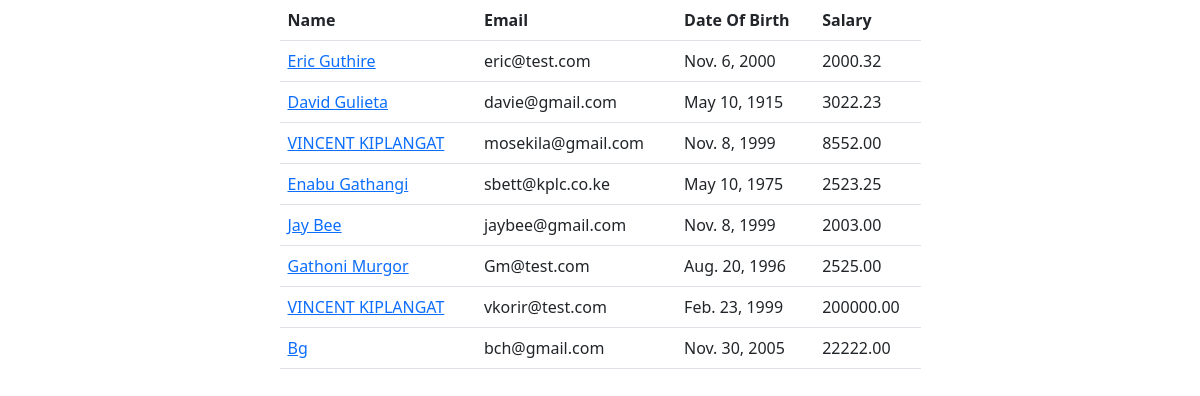
The page /employees on the database its author committed.
### main_app/models.py (models this page shows, shortened)
class Employee(models.Model):
    name = models.CharField(max_length=40)
    email = models.EmailField(unique=True)
    dob = models.DateField(null=True)
    salary = models.DecimalField(max_digits=12, decimal_places=2)  #67000.58
    disabled = models.BooleanField(default=False)
    profile = models.ImageField(upload_to="employees" , null=True)
    created_at = models. DateTimeField(auto_now_add=True, null=True) # Once during creation
    updated_at = models.DateTimeField(auto_now=True, null=True) # Every time an update happens

### main_app/views.py (the view)
# urls.py: path('employees', views.all_employees, name="all"),
def all_employees(request):
    employees = Employee.objects.all()  #SELECT * FROM employees
    return render(request, "all_employees.html", {"employees":employees})

### templates/all_employees.html (shortened to what this page needs)
<!DOCTYPE html>
<html lang="en">
<head>
<link href="https://cdn.jsdelivr.net/npm/bootstrap@5.2.3/dist/css/bootstrap.min.css" rel="stylesheet">
</head>
<body>
<div class="container">
    <div class="row justify-content-center">
        <div class="col-sm-7">
            <table class="table">
                <thead>
                <tr>
                    <th>Name</th>
                    <th>Email</th>
                    <th>Date Of Birth</th>
                    <th>Salary</th>
                </tr>
                </thead>
                <tbody>
                {% for employee in employees %}
                    <tr>
                        <td>
                            <a href="/employees/{{ employee.id }}">{{ employee.name }}</a>
                        </td>
                        <td>{{ employee.email }}</td>
                        <td>{{ employee.dob }}</td>
                        <td>{{ employee.salary }}</td>
                    </tr>
                {% endfor %}
                </tbody>
            </table>
        </div>
    </div>
</div>
</body>
</html>

### rows shown on the page
Employee: name "Eric Guthire", email "eric@test.com", dob "Nov. 6, 2000", salary "2000.32"
Employee: name "David Gulieta", email "davie@gmail.com", dob "May 10, 1915", salary "3022.23"
Employee: name "VINCENT KIPLANGAT", email "mosekila@gmail.com", dob "Nov. 8, 1999", salary "8552.00"
Employee: name "Enabu Gathangi", email "sbett@kplc.co.ke", dob "May 10, 1975", salary "2523.25"
Employee: name "Jay Bee", email "jaybee@gmail.com", dob "Nov. 8, 1999", salary "2003.00"
Employee: name "Gathoni Murgor", email "Gm@test.com", dob "Aug. 20, 1996", salary "2525.00"
Employee: name "VINCENT KIPLANGAT", email "vkorir@test.com", dob "Feb. 23, 1999", salary "200000.00"
Employee: name "Bg", email "bch@gmail.com", dob "Nov. 30, 2005", salary "22222.00"
